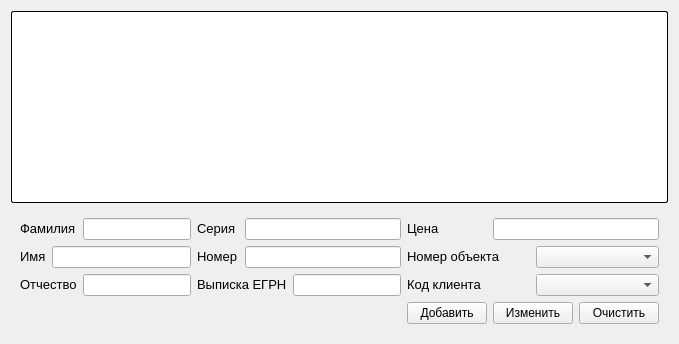
            <widget class="QWidget" name="tab_9">
             <attribute name="title">
              <string>Продавец</string>
             </attribute>
             <layout class="QGridLayout" name="gridLayout_12">
              <item row="0" column="0">
               <widget class="QTableWidget" name="tableWidget_2">
                <property name="styleSheet">
                 <string notr="true">background-color: rgb(255, 255, 255);
border-radius: 2px;      
  border-width: 1px;      
  border-color:  black;   
  border-style: outset;
</string>
                </property>
               </widget>
              </item>
              <item row="1" column="0">
               <widget class="QWidget" name="widget_13" native="true">
                <property name="styleSheet">
                 <string notr="true"/>
                </property>
                <layout class="QGridLayout" name="gridLayout">
                 <item row="0" column="0" colspan="2">
                  <widget class="QLabel" name="label_55">
                   <property name="frameShape">
                    <enum>QFrame::NoFrame</enum>
                   </property>
                   <property name="text">
                    <string>&lt;html&gt;&lt;head/&gt;&lt;body&gt;&lt;p&gt;&lt;span style=&quot; font-size:10pt;&quot;&gt;Фамилия&lt;/span&gt;&lt;/p&gt;&lt;/body&gt;&lt;/html&gt;</string>
                   </property>
                  </widget>
                 </item>
                 <item row="0" column="2">
                  <widget class="QLineEdit" name="line11">
                   <property name="styleSheet">
                    <string notr="true"/>
                   </property>
                  </widget>
                 </item>
                 <item row="0" column="3">
                  <widget class="QLabel" name="label_56">
                   <property name="text">
                    <string>&lt;html&gt;&lt;head/&gt;&lt;body&gt;&lt;p&gt;&lt;span style=&quot; font-size:10pt;&quot;&gt;Серия&lt;/span&gt;&lt;/p&gt;&lt;/body&gt;&lt;/html&gt;</string>
                   </property>
                  </widget>
                 </item>
                 <item row="0" column="7">
                  <widget class="QLabel" name="label_88">
                   <property name="text">
                    <string>&lt;html&gt;&lt;head/&gt;&lt;body&gt;&lt;p&gt;&lt;span style=&quot; font-size:10pt;&quot;&gt;Цена &lt;/span&gt;&lt;/p&gt;&lt;/body&gt;&lt;/html&gt;</string>
                   </property>
                  </widget>
                 </item>
                 <item row="1" column="0">
                  <widget class="QLabel" name="label_81">
                   <property name="text">
                    <string>&lt;html&gt;&lt;head/&gt;&lt;body&gt;&lt;p&gt;&lt;span style=&quot; font-size:10pt;&quot;&gt;Имя&lt;/span&gt;&lt;/p&gt;&lt;/body&gt;&lt;/html&gt;</string>
                   </property>
                  </widget>
                 </item>
                 <item row="1" column="1" colspan="2">
                  <widget class="QLineEdit" name="line12">
                   <property name="styleSheet">
                    <string notr="true"/>
                   </property>
                  </widget>
                 </item>
                 <item row="1" column="3">
                  <widget class="QLabel" name="label_82">
                   <property name="text">
                    <string>&lt;html&gt;&lt;head/&gt;&lt;body&gt;&lt;p&gt;&lt;span style=&quot; font-size:10pt;&quot;&gt;Номер&lt;/span&gt;&lt;/p&gt;&lt;/body&gt;&lt;/html&gt;</string>
                   </property>
                  </widget>
                 </item>
                 <item row="1" column="7" colspan="2">
                  <widget class="QLabel" name="label_6">
                   <property name="text">
                    <string>&lt;html&gt;&lt;head/&gt;&lt;body&gt;&lt;p&gt;&lt;span style=&quot; font-size:10pt;&quot;&gt;Номер объекта&lt;/span&gt;&lt;/p&gt;&lt;/body&gt;&lt;/html&gt;</string>
                   </property>
                  </widget>
                 </item>
                 <item row="1" column="9" colspan="2">
                  <widget class="QComboBox" name="comboBox_11"/>
                 </item>
                 <item row="2" column="0" colspan="2">
                  <widget class="QLabel" name="label_83">
                   <property name="text">
                    <string>&lt;html&gt;&lt;head/&gt;&lt;body&gt;&lt;p&gt;&lt;span style=&quot; font-size:10pt;&quot;&gt;Отчество&lt;/span&gt;&lt;/p&gt;&lt;/body&gt;&lt;/html&gt;</string>
                   </property>
                  </widget>
                 </item>
                 <item row="2" column="2">
                  <widget class="QLineEdit" name="line14">
                   <property name="styleSheet">
                    <string notr="true"/>
                   </property>
                  </widget>
                 </item>
                 <item row="2" column="3" colspan="2">
                  <widget class="QLabel" name="label_87">
                   <property name="text">
                    <string>&lt;html&gt;&lt;head/&gt;&lt;body&gt;&lt;p&gt;&lt;span style=&quot; font-size:10pt;&quot;&gt;Выписка ЕГРН&lt;/span&gt;&lt;/p&gt;&lt;/body&gt;&lt;/html&gt;</string>
                   </property>
                  </widget>
                 </item>
                 <item row="2" column="5" colspan="2">
                  <widget class="QLineEdit" name="line16">
                   <property name="styleSheet">
                    <string notr="true"/>
                   </property>
                  </widget>
                 </item>
                 <item row="2" column="7" colspan="2">
                  <widget class="QLabel" name="label_86">
                   <property name="text">
                    <string>&lt;html&gt;&lt;head/&gt;&lt;body&gt;&lt;p&gt;&lt;span style=&quot; font-size:10pt;&quot;&gt;Код клиента&lt;/span&gt;&lt;/p&gt;&lt;/body&gt;&lt;/html&gt;</string>
                   </property>
                  </widget>
                 </item>
                 <item row="2" column="9" colspan="2">
                  <widget class="QComboBox" name="comboBox_2"/>
                 </item>
                 <item row="3" column="10">
                  <widget class="QPushButton" name="pushButton_13">
                   <property name="styleSheet">
                    <string notr="true"/>
                   </property>
                   <property name="text">
                    <string>Очистить</string>
                   </property>
                  </widget>
                 </item>
                 <item row="3" column="8" colspan="2">
                  <widget class="QPushButton" name="pushButton_14">
                   <property name="styleSheet">
                    <string notr="true"/>
                   </property>
                   <property name="text">
                    <string>Изменить</string>
                   </property>
                  </widget>
                 </item>
                 <item row="1" column="4" colspan="3">
                  <widget class="QLineEdit" name="line18">
                   <property name="styleSheet">
                    <string notr="true"/>
                   </property>
                  </widget>
                 </item>
                 <item row="0" column="4" colspan="3">
                  <widget class="QLineEdit" name="line15">
                   <property name="styleSheet">
                    <string notr="true"/>
                   </property>
                  </widget>
                 </item>
                 <item row="0" column="8" colspan="3">
                  <widget class="QLineEdit" name="line19">
                   <property name="styleSheet">
                    <string notr="true"/>
                   </property>
                  </widget>
                 </item>
                 <item row="3" column="7">
                  <widget class="QPushButton" name="pushButton_12">
                   <property name="styleSheet">
                    <string notr="true"/>
                   </property>
                   <property name="text">
                    <string>Добавить</string>
                   </property>
                  </widget>
                 </item>
                 <item row="3" column="0" colspan="5">
                  <spacer name="horizontalSpacer">
                   <property name="orientation">
                    <enum>Qt::Horizontal</enum>
                   </property>
                   <property name="sizeHint" stdset="0">
                    <size>
                     <width>267</width>
                     <height>20</height>
                    </size>
                   </property>
                  </spacer>
                 </item>
                </layout>
               </widget>
              </item>
             </layout>
            </widget>
